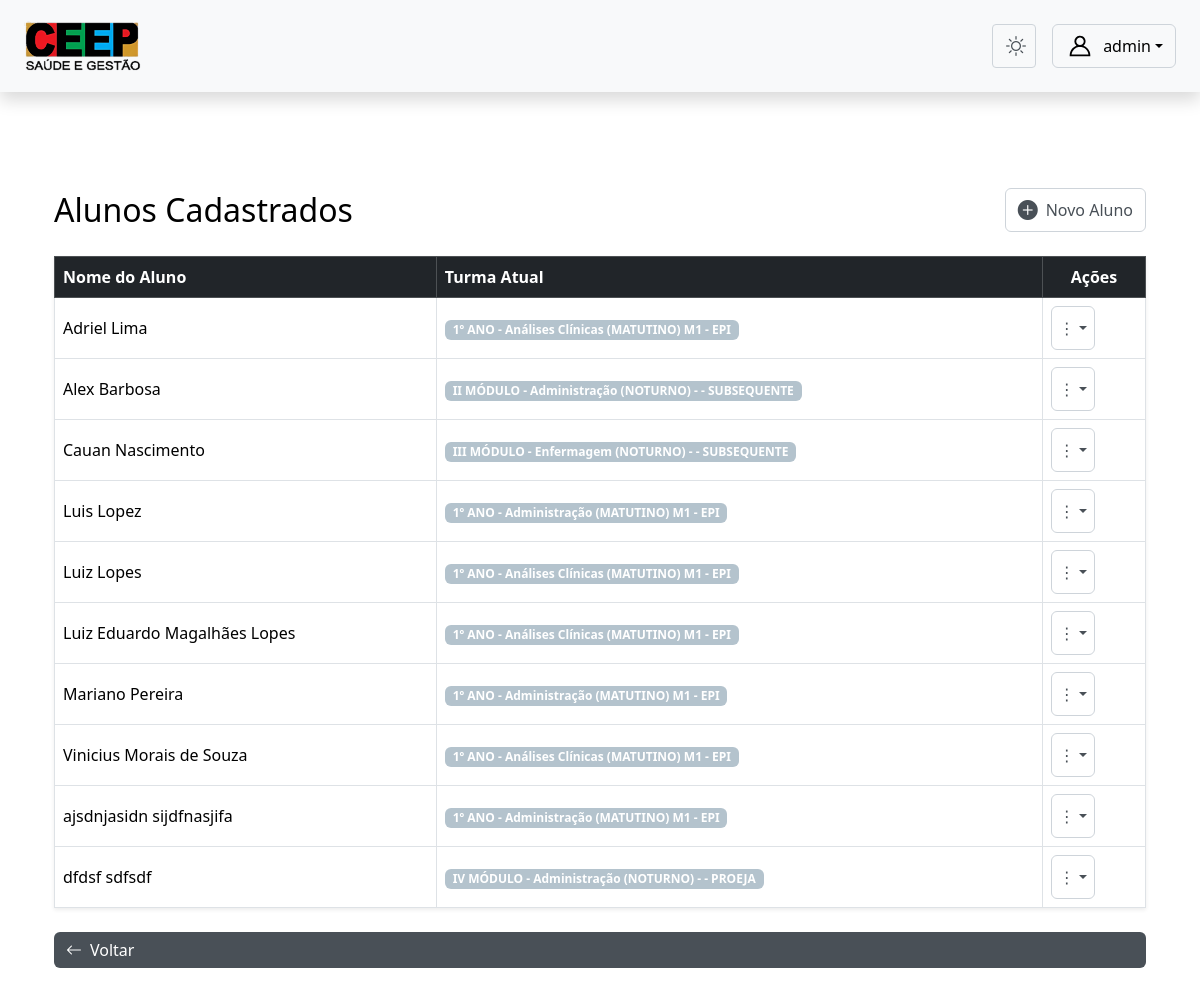
Before: /admnistrador/admin/aluno_crud/alunos/ (signed in) with the older database file.
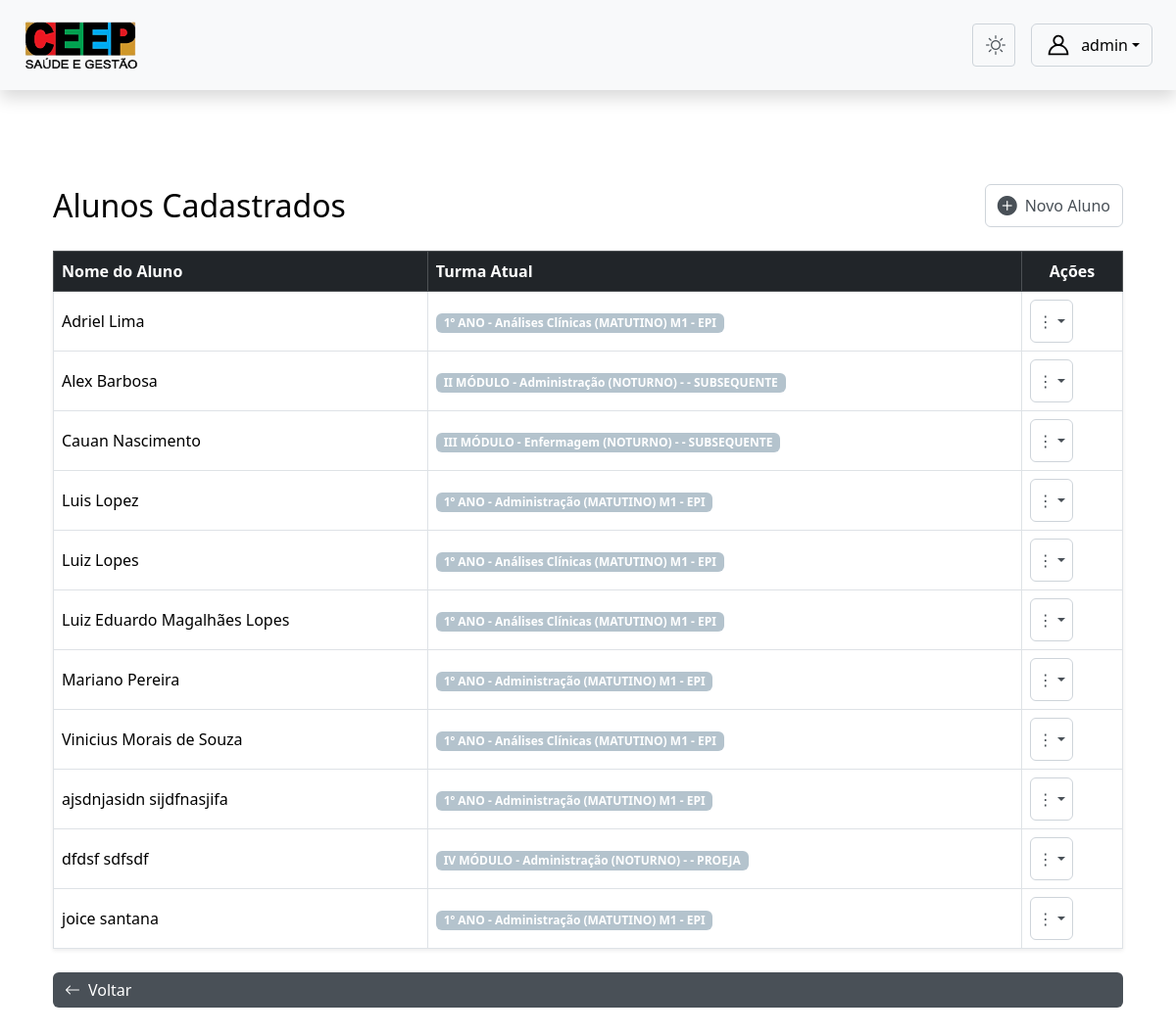
After: the same page with the newer database file.
### core/models.py (models this page shows, shortened)
class CustomUser(AbstractUser):
    TIPO_CHOICES = (
        ('admin', 'Admin'),
        ('professor', 'Professor'),
        ('aluno', 'Aluno'),
        ('servidor', 'Servidor'),
        ('direcao', 'Direção'), # <-- 'direcao' está correto
    )
    EIXO_CHOICES = (
        ('SAUDE', 'Eixo da Saúde'),
        ('GESTAO', 'Eixo de Gestão'),
    )
    tipo = models.CharField(max_length=10, choices=TIPO_CHOICES, default='admin')
    eixo = models.CharField(
        max_length=10,
        choices=EIXO_CHOICES,
        null=True,
        blank=True,
        help_text="Eixo ao qual o servidor pertence."
    )
    data_nascimento = models.DateField(null=True, blank=True)
    cpf = models.CharField(max_length=14, unique=True, null=True, blank=True)
    rg = models.CharField(max_length=12, unique=True, null=True, blank=True)
    orgao = models.CharField(max_length=10, null=True, blank=True)
    data_expedicao = models.DateField(null=True, blank=True)
    cidade_nascimento = models.CharField(max_length=100, null=True, blank=True)
    numero_matricula = models.CharField(max_length=20, unique=True, blank=True, null=True)
    nome_pai = models.CharField(max_length=150, blank=True, null=True)
    nome_mae = models.CharField(max_length=150, blank=True, null=True)
    responsavel_matricula = models.CharField(max_length=150, blank=True, null=True)
    endereco_rua = models.CharField(max_length=150, blank=True, null=True)
    endereco_numero = models.CharField(max_length=10, blank=True, null=True)
    endereco_bairro = models.CharField(max_length=100, blank=True, null=True)
    endereco_cidade = models.CharField(max_length=100, blank=True, null=True)
    endereco_cep = models.CharField(max_length=9, blank=True, null=True)
    telefone = models.CharField(max_length=15, blank=True, null=True)
    senha_temporaria = models.BooleanField(default=False)
    email = models.EmailField(blank=True, null=True)
    email_confirmado = models.BooleanField(default=False)
    token_confirmacao_email = models.CharField(max_length=64, blank=True, null=True)
    token_recuperacao_senha = models.CharField(max_length=255, null=True, blank=True)
    token_recuperacao_expira = models.DateTimeField(null=True, blank=True)
    dois_fatores_email = models.BooleanField(default=True)
    codigo_2fa = models.CharField(max_length=6, null=True, blank=True)
    codigo_2fa_expira = models.DateTimeField(null=True, blank=True)
    tentativas_2fa = models.IntegerField(default=0)
    lembrar_dispositivo_token = models.CharField(max_length=64, null=True, blank=True)
    lembrar_dispositivo_expira = models.DateTimeField(null=True, blank=True)
    secret_2fa = models.CharField(max_length=32, null=True, blank=True)
    usa_google_authenticator = models.BooleanField(default=False)

class AlunoTurma(models.Model):
    aluno = models.ForeignKey(CustomUser, on_delete=models.CASCADE, limit_choices_to={'tipo': 'aluno'})
    turma = models.ForeignKey(Turma, on_delete=models.CASCADE)
    data_matricula = models.DateField(auto_now_add=True)
    ano_letivo = models.CharField(max_length=10, blank=True, null=True)
    class Meta:
        unique_together = ('aluno', 'turma')

class Turma(models.Model):
    ANO_MODULO_CHOICES = [
        ('1º ANO', '1º ANO'),
        ('2º ANO', '2º ANO'),
        ('3º ANO', '3º ANO'),
        ('I MÓDULO', 'I MÓDULO'),
        ('II MÓDULO', 'II MÓDULO'),
        ('III MÓDULO', 'III MÓDULO'),
        ('IV MÓDULO', 'IV MÓDULO'),
        ('V MÓDULO', 'V MÓDULO'),
        ('VI MÓDULO', 'VI MÓDULO'),
    ]
    TURNO_CHOICES = [
        ('matutino', 'Matutino'),
        ('vespertino', 'Vespertino'),
        ('noturno', 'Noturno'),
    ]
    curso = models.ForeignKey(Curso, on_delete=models.CASCADE)
    ano_modulo = models.CharField(max_length=20, choices=ANO_MODULO_CHOICES)
    turno = models.CharField(max_length=20, choices=TURNO_CHOICES)
    turma = models.CharField(max_length=10, blank=True, null=True, help_text="Ex: M1, V2 ou deixe vazio se for módulo noturno.")
    modalidade = models.CharField(max_length=50, blank=True, null=True)
    sala = models.CharField(max_length=20, blank=True, null=True)
    class Meta:
        unique_together = ('curso', 'ano_modulo', 'turno', 'turma', 'modalidade')
    def __str__(self):
        turma_display = self.turma if self.turma else "-"
        return f"{self.ano_modulo} - {self.curso.nome} ({self.turno.upper()}) {turma_display} - {self.modalidade or ''}".strip()

class Curso(models.Model):
    EIXO_CHOICES = (
        ('SAUDE', 'Eixo da Saúde'),
        ('GESTAO', 'Eixo de Gestão'),
    )
    nome = models.CharField(max_length=100, unique=True)
    eixo = models.CharField(max_length=10, choices=EIXO_CHOICES, default='GESTAO')
    materias = models.ManyToManyField('Materia', through='GradeMateria', related_name='cursos')

### admnistrador/views.py (the view)
# urls.py: path('admin/aluno_crud/alunos/', views.gerenciar_alunos, name='gerenciar_alunos'),
@login_required
@role_required('admin')
def gerenciar_alunos(request):
    alunos = CustomUser.objects.filter(tipo='aluno').prefetch_related('alunoturma_set__turma').order_by('first_name', 'last_name')
    return render(request, 'admin/aluno_crud/gerenciar_alunos.html', {'alunos': alunos})

### templates/admin/aluno_crud/gerenciar_alunos.html (shortened to what this page needs)
{% extends 'base4.html' %}
{% load static %}
{% block content %}
<div class="container mt-5">
    <div class="d-flex justify-content-between align-items-center mb-4">
        <h2 class="mb-0 text-body-emphasis">Alunos Cadastrados</h2>
        <a href="{% url 'cadastrar_aluno' %}" class="btn btn-outline-secondary d-flex align-items-center">
            <i class="bi bi-plus-circle-fill me-2 fs-5"></i>
            Novo Aluno
        </a>
    </div>
    <table class="table table-bordered align-middle shadow-sm">
        <thead class="table-dark">
            <tr>
                <th class="coluna-nome">Nome do Aluno</th>
                <th>Turma Atual</th>
                <th class="text-center">Ações</th>
            </tr>
        </thead>
        <tbody>
            {% for aluno in alunos %}
            <tr>
                <td class="text-body-emphasis">{{ aluno.get_full_name }}</td>
                <td>
                    {% for vinculo in aluno.alunoturma_set.all %}
                        <span class="badge bg-primary">
                            {{ vinculo.turma }}
                        </span>
                    {% empty %}
                        <span class="text-body-secondary">Nenhuma turma vinculada</span>
                    {% endfor %}
               </td>
                <td class="text-center">
                    <div class="dropdown">
                        <button class="btn btn-outline-secondary dropdown-toggle d-flex align-items-center justify-content-center" data-bs-toggle="dropdown" style="width: 44px; height: 44px; padding: 0;">
                            ⋮
                        </button>
                    </div>
                </td>
            </tr>
            {% empty %}
            <tr>
                <td colspan="3" class="text-center text-body-secondary">Nenhum aluno cadastrado.</td>
            </tr>
            {% endfor %}
        </tbody>
    </table>
    <a href="{% url 'admin_dashboard' %}" class="btn btn-secondary mt-4 d-flex align-items-center w-auto">
        <i class="bi bi-arrow-left me-2"></i>
        Voltar
    </a>
</div>
{% endblock content %}

Changed rows visible on the page:
added CustomUser: get_full_name "joice santana"
added AlunoTurma: turma "1º ANO - Administração (MATUTINO) M1 - EPI", shown under "joice santana"
